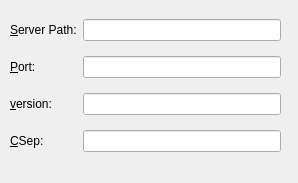
<?xml version="1.0" encoding="UTF-8"?>
<ui version="4.0">
 <class>requesturl</class>
 <widget class="QDialog" name="requesturl">
  <property name="geometry">
   <rect>
    <x>0</x>
    <y>0</y>
    <width>298</width>
    <height>183</height>
   </rect>
  </property>
  <property name="windowTitle">
   <string>Dialog</string>
  </property>
  <widget class="QWidget" name="layoutWidget">
   <property name="geometry">
    <rect>
     <x>10</x>
     <y>10</y>
     <width>271</width>
     <height>151</height>
    </rect>
   </property>
   <layout class="QGridLayout" name="gridLayout">
    <item row="0" column="0">
     <widget class="QLabel" name="label_serverpath">
      <property name="text">
       <string>&amp;Server Path:</string>
      </property>
      <property name="buddy">
       <cstring>editServerPath</cstring>
      </property>
     </widget>
    </item>
    <item row="0" column="1">
     <widget class="QLineEdit" name="editServerPath"/>
    </item>
    <item row="1" column="0">
     <widget class="QLabel" name="label_2">
      <property name="text">
       <string>&amp;Port:</string>
      </property>
      <property name="buddy">
       <cstring>editPort</cstring>
      </property>
     </widget>
    </item>
    <item row="1" column="1">
     <widget class="QLineEdit" name="editPort"/>
    </item>
    <item row="2" column="0">
     <widget class="QLabel" name="label_3">
      <property name="text">
       <string>&amp;version:</string>
      </property>
      <property name="buddy">
       <cstring>editVersion</cstring>
      </property>
     </widget>
    </item>
    <item row="2" column="1">
     <widget class="QLineEdit" name="editVersion"/>
    </item>
    <item row="3" column="0">
     <widget class="QLabel" name="label_4">
      <property name="text">
       <string>&amp;CSep:</string>
      </property>
      <property name="buddy">
       <cstring>editCSep</cstring>
      </property>
     </widget>
    </item>
    <item row="3" column="1">
     <widget class="QLineEdit" name="editCSep"/>
    </item>
   </layout>
  </widget>
 </widget>
 <resources/>
 <connections/>
</ui>
